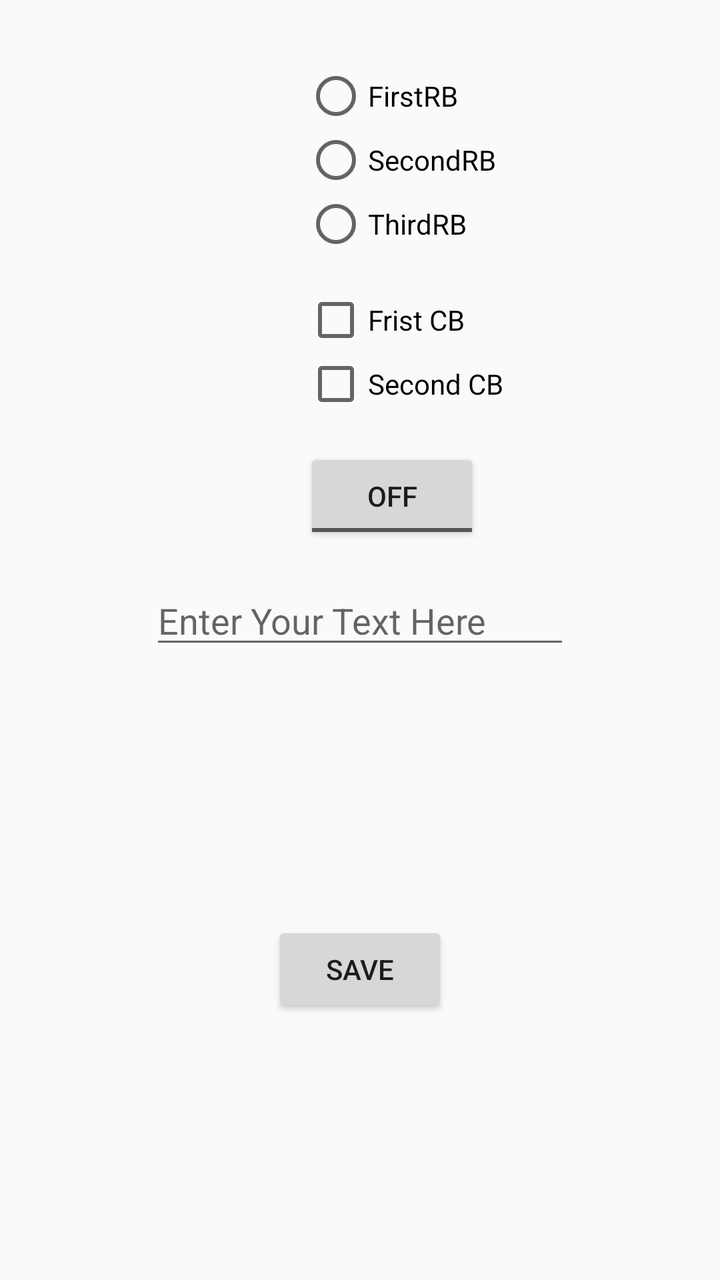
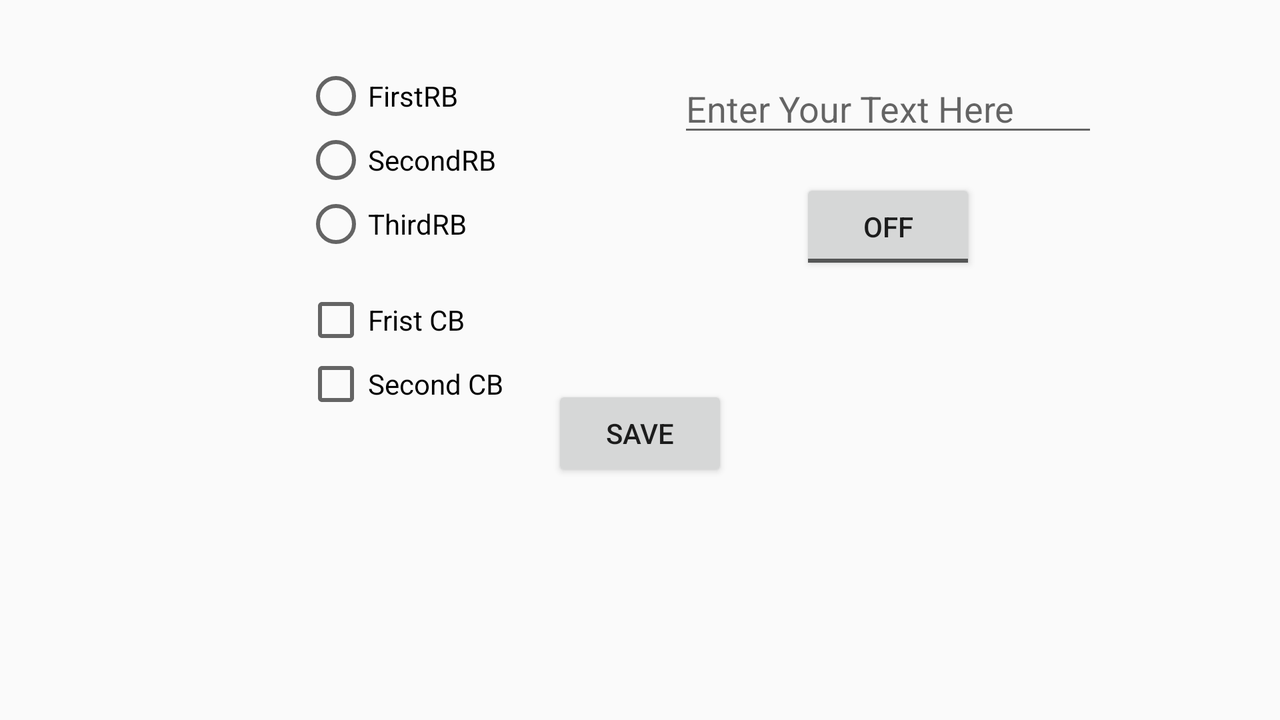

One screen, two layout resources from the same app: the default and the repository's alternative for another configuration. Each is rendered where Android would select it; the XML of both is given below.
<!-- AndroidManifest.xml: application theme AppTheme -->
<!-- res/layout/content_main.xml -->
<?xml version="1.0" encoding="utf-8"?>
<androidx.constraintlayout.widget.ConstraintLayout xmlns:android="http://schemas.android.com/apk/res/android"
    xmlns:app="http://schemas.android.com/apk/res-auto"
    xmlns:tools="http://schemas.android.com/tools"
    android:layout_width="match_parent"
    android:layout_height="match_parent"
    app:layout_behavior="@string/appbar_scrolling_view_behavior">


    <RadioGroup
        android:id="@+id/radioGroup"
        android:layout_width="wrap_content"
        android:layout_height="wrap_content"
        android:layout_marginStart="152dp"
        android:layout_marginLeft="152dp"
        android:layout_marginTop="32dp"
        app:layout_constraintStart_toStartOf="parent"
        app:layout_constraintTop_toTopOf="parent">

        <RadioButton
            android:id="@+id/radioButton"
            android:layout_width="wrap_content"
            android:layout_height="wrap_content"
            android:text="@string/firstrb"
            tools:layout_editor_absoluteX="121dp"
            tools:layout_editor_absoluteY="86dp" />

        <RadioButton
            android:id="@+id/radioButton2"
            android:layout_width="wrap_content"
            android:layout_height="wrap_content"
            android:text="@string/secondrb"
            tools:layout_editor_absoluteX="121dp"
            tools:layout_editor_absoluteY="86dp" />

        <RadioButton
            android:id="@+id/radioButton3"
            android:layout_width="wrap_content"
            android:layout_height="wrap_content"
            android:text="@string/thirdrb"
            tools:layout_editor_absoluteX="121dp"
            tools:layout_editor_absoluteY="86dp" />

    </RadioGroup>

    <CheckBox
        android:id="@+id/checkBox"
        android:layout_width="wrap_content"
        android:layout_height="wrap_content"
        android:layout_marginStart="152dp"
        android:layout_marginLeft="152dp"
        android:layout_marginTop="16dp"
        android:text="@string/frist_cb"
        app:layout_constraintStart_toStartOf="parent"
        app:layout_constraintTop_toBottomOf="@+id/radioGroup" />

    <CheckBox
        android:id="@+id/checkBox2"
        android:layout_width="wrap_content"
        android:layout_height="wrap_content"
        android:layout_marginStart="152dp"
        android:layout_marginLeft="152dp"
        android:text="@string/second_cb"
        app:layout_constraintStart_toStartOf="parent"
        app:layout_constraintTop_toBottomOf="@+id/checkBox" />

    <ToggleButton
        android:id="@+id/toggleButton"
        android:layout_width="wrap_content"
        android:layout_height="wrap_content"
        android:layout_marginStart="152dp"
        android:layout_marginLeft="152dp"
        android:layout_marginTop="16dp"
        android:textOff="@string/Toggle_off"
        android:textOn="@string/ToggleOn"
        app:layout_constraintStart_toStartOf="parent"
        app:layout_constraintTop_toBottomOf="@+id/checkBox2" />

    <EditText
        android:id="@+id/editTextTextPersonName"
        android:layout_width="wrap_content"
        android:layout_height="wrap_content"
        android:layout_marginTop="16dp"
        android:ems="10"
        android:hint="@string/EditTextHint"
        android:inputType="textPersonName"
        app:layout_constraintEnd_toEndOf="parent"
        app:layout_constraintStart_toStartOf="parent"
        app:layout_constraintTop_toBottomOf="@+id/toggleButton"
        android:autofillHints="" />

    <Button
        android:id="@+id/save_ebutton"
        android:layout_width="wrap_content"
        android:layout_height="wrap_content"
        android:text="@string/save_button"
        android:onClick="Log_current_state"
        app:layout_constraintBottom_toBottomOf="parent"
        app:layout_constraintEnd_toEndOf="parent"
        app:layout_constraintStart_toStartOf="parent"
        app:layout_constraintTop_toBottomOf="@+id/editTextTextPersonName" />



</androidx.constraintlayout.widget.ConstraintLayout>
<!-- resources referenced by this layout -->
<resources>
  <string name="EditTextHint">Enter Your Text Here</string>
  <string name="ToggleOn">On</string>
  <string name="Toggle_off">Off</string>
  <string name="firstrb">FirstRB</string>
  <string name="frist_cb">Frist CB</string>
  <string name="save_button">Save</string>
  <string name="second_cb">Second CB</string>
  <string name="secondrb">SecondRB</string>
  <string name="thirdrb">ThirdRB</string>
  <style name="AppTheme" parent="Theme.AppCompat.Light.DarkActionBar">
          
          <item name="colorPrimary">@color/colorPrimary</item>
          <item name="colorPrimaryDark">@color/colorPrimaryDark</item>
          <item name="colorAccent">@color/colorAccent</item>
      </style>
  <color name="colorPrimary">#4CAF50</color>
  <color name="colorPrimaryDark">#1B5E20</color>
  <color name="colorAccent">#00E676</color>
</resources>
<!-- res/layout-land/content_main.xml (the repository's variant of the layout above) -->
<!-- drawn on the phone turned sideways -->
<?xml version="1.0" encoding="utf-8"?>
<androidx.constraintlayout.widget.ConstraintLayout xmlns:android="http://schemas.android.com/apk/res/android"
    xmlns:app="http://schemas.android.com/apk/res-auto"
    xmlns:tools="http://schemas.android.com/tools"
    android:layout_width="match_parent"
    android:layout_height="match_parent"
    app:layout_behavior="@string/appbar_scrolling_view_behavior">


    <RadioGroup
        android:id="@+id/radioGroup"
        android:layout_width="wrap_content"
        android:layout_height="wrap_content"
        android:layout_marginStart="152dp"
        android:layout_marginLeft="152dp"
        android:layout_marginTop="32dp"
        app:layout_constraintStart_toStartOf="parent"
        app:layout_constraintTop_toTopOf="parent">

        <RadioButton
            android:id="@+id/radioButton"
            android:layout_width="wrap_content"
            android:layout_height="wrap_content"
            android:text="@string/firstrb"
            tools:layout_editor_absoluteX="121dp"
            tools:layout_editor_absoluteY="86dp" />

        <RadioButton
            android:id="@+id/radioButton2"
            android:layout_width="wrap_content"
            android:layout_height="wrap_content"
            android:text="@string/secondrb"
            tools:layout_editor_absoluteX="121dp"
            tools:layout_editor_absoluteY="86dp" />

        <RadioButton
            android:id="@+id/radioButton3"
            android:layout_width="wrap_content"
            android:layout_height="wrap_content"
            android:text="@string/thirdrb"
            tools:layout_editor_absoluteX="121dp"
            tools:layout_editor_absoluteY="86dp" />

    </RadioGroup>

    <CheckBox
        android:id="@+id/checkBox"
        android:layout_width="wrap_content"
        android:layout_height="wrap_content"
        android:layout_marginStart="152dp"
        android:layout_marginLeft="152dp"
        android:layout_marginTop="16dp"
        android:text="@string/frist_cb"
        app:layout_constraintStart_toStartOf="parent"
        app:layout_constraintTop_toBottomOf="@+id/radioGroup" />

    <CheckBox
        android:id="@+id/checkBox2"
        android:layout_width="wrap_content"
        android:layout_height="wrap_content"
        android:layout_marginStart="152dp"
        android:layout_marginLeft="152dp"
        android:text="@string/second_cb"
        app:layout_constraintStart_toStartOf="parent"
        app:layout_constraintTop_toBottomOf="@+id/checkBox" />

    <ToggleButton
        android:id="@+id/toggleButton"
        android:layout_width="wrap_content"
        android:layout_height="wrap_content"
        android:layout_marginTop="16dp"
        android:textOff="@string/Toggle_off"
        android:textOn="@string/ToggleOn"
        app:layout_constraintEnd_toEndOf="parent"
        app:layout_constraintStart_toEndOf="@+id/radioGroup"
        app:layout_constraintTop_toBottomOf="@+id/editTextTextPersonName" />

    <EditText
        android:id="@+id/editTextTextPersonName"
        android:layout_width="wrap_content"
        android:layout_height="wrap_content"
        android:layout_marginTop="32dp"
        android:autofillHints=""
        android:ems="10"
        android:hint="@string/EditTextHint"
        android:inputType="textPersonName"
        app:layout_constraintEnd_toEndOf="parent"
        app:layout_constraintStart_toEndOf="@+id/radioGroup"
        app:layout_constraintTop_toTopOf="parent" />

    <Button
        android:id="@+id/save_ebutton"
        android:layout_width="wrap_content"
        android:layout_height="wrap_content"
        android:text="@string/save_button"
        android:onClick="Log_current_state"
        app:layout_constraintBottom_toBottomOf="parent"
        app:layout_constraintEnd_toEndOf="parent"
        app:layout_constraintStart_toStartOf="parent"
        app:layout_constraintTop_toBottomOf="@+id/editTextTextPersonName" />



</androidx.constraintlayout.widget.ConstraintLayout>
